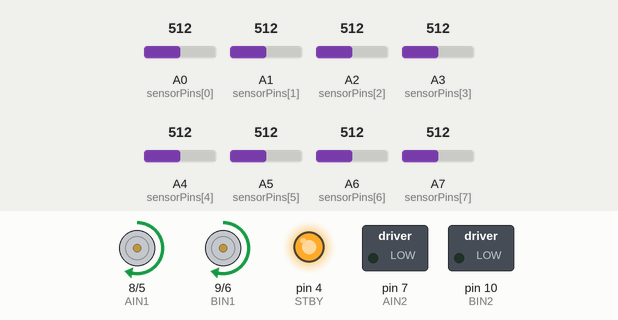
Recording of a sketch running on a simulated Arduino Nano, built with avr-gcc and run on an emulated ATmega328P. On the bench: direction and speed pins drawn as motors (green arrow = direction pin HIGH = forward, orange = LOW = backward, longer = more drive, stopped while the standby pin is LOW), switched loads named in the sketch (green lamp = pin HIGH), output pins drawn as LEDs (lit = HIGH). Inputs (shaded band) come from the test bench; at power-on: A2 (sensorPins[2]) = 512, A3 (sensorPins[3]) = 512, A5 (sensorPins[5]) = 512, A4 (sensorPins[4]) = 512, A6 (sensorPins[6]) = 512, A7 (sensorPins[7]) = 512, A0 (sensorPins[0]) = 512, A1 (sensorPins[1]) = 512. What the sketch prints to the serial monitor is not drawn.

Above: at 2.2 s.
2.3 s: A2 (sensorPins[2]) set to 529
At 3.3 s:
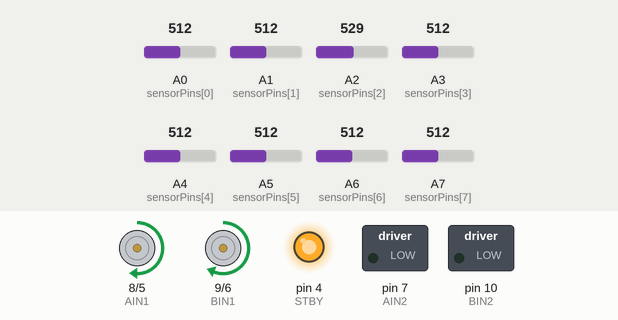
3.8 s: A3 (sensorPins[3]) set to 553
At 4.6 s:
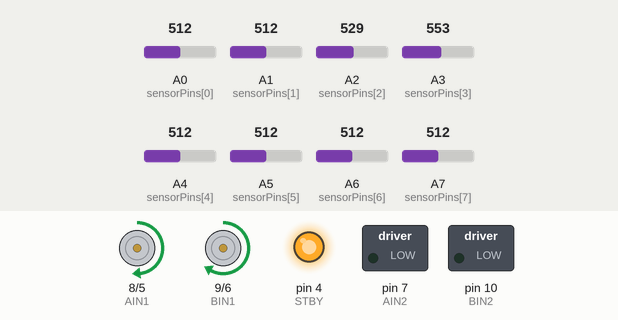
6.8 s: A5 (sensorPins[5]) set to 534
At 7.9 s:
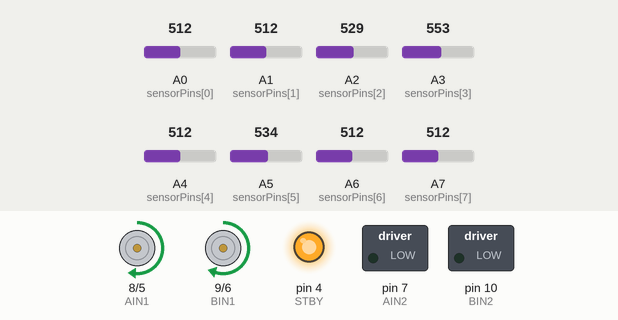
9.8 s: A4 (sensorPins[4]) set to 306
At 10.8 s:
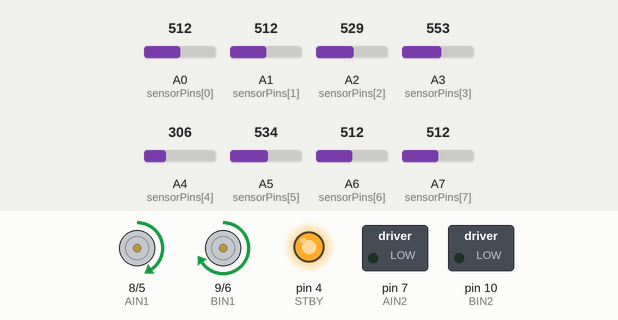
12.8 s: A6 (sensorPins[6]) set to 716
15.8 s: A7 (sensorPins[7]) set to 306
At 16.18 s:
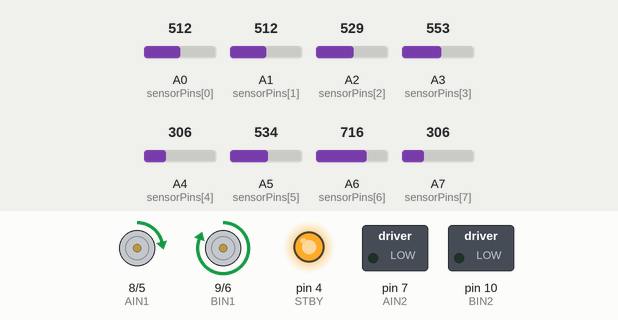
Timing chart, 0 to 19.8 s (numbered marks = the images above; inputs shaded):
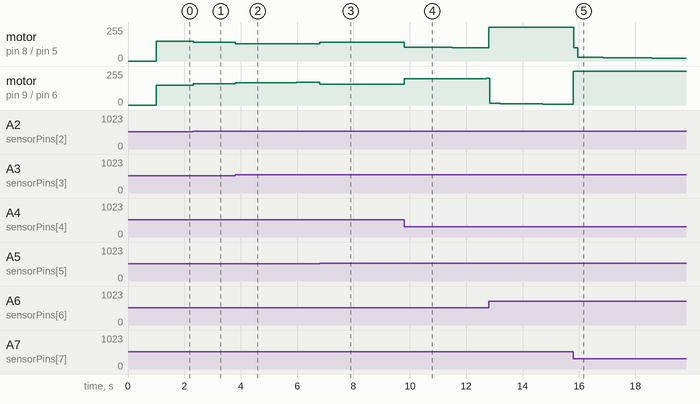

Measured:
- after the input at 2.3 s, motor on pin 8 (AIN1) / pin 5 (PWMA): forward 150/255 → forward 139/255 at once; motor on pin 9 (BIN1) / pin 6 (PWMB): forward 150/255 → forward 160/255 at once
- after the input at 3.8 s, motor on pin 8 (AIN1) / pin 5 (PWMA): forward 139/255 → forward 131/255 at once, → forward 130/255 2.1 s later; motor on pin 9 (BIN1) / pin 6 (PWMB): forward 160/255 → forward 168/255 at once, → forward 169/255 2.1 s later
- after the input at 6.8 s, motor on pin 8 (AIN1) / pin 5 (PWMA): forward 130/255 → forward 142/255 at once; motor on pin 9 (BIN1) / pin 6 (PWMB): forward 169/255 → forward 157/255 at once
- after the input at 15.8 s, motor on pin 8 (AIN1) / pin 5 (PWMA): moves from forward 255/255 to forward 20/255 over 3.6 s, starting at once

The sketch:

4000_bun.ino
```cpp
// =====================================================
// 8 QTR ANALOG + ARDUINO NANO + TB6612FNG
// LINE FOLLOWER PID
// =====================================================

// ---------------- Senzori QTR analog ----------------

const int SensorCount = 8;

const int sensorPins[SensorCount] = {
  A0, A1, A2, A3, A4, A5, A6, A7
};

int sensorValues[SensorCount];

// ---------------- PID ----------------

float Kp = 1.5;
float Ki = 0.0002;
float Kd = 1.5;

long integral = 0;
int lastError = 0;

// ---------------- Viteza ----------------

int baseSpeed = 150;
// ---------------- TB6612FNG ----------------

// Motor A
const int PWMA = 5;
const int AIN1 = 8;
const int AIN2 = 7;

// Motor B
const int PWMB = 6;
const int BIN1 = 9;
const int BIN2 = 10;

// Standby
const int STBY = 4;


// =====================================================
// SETUP
// =====================================================

void setup()
{
  Serial.begin(115200);

  // ---------------- TB6612 ----------------

  pinMode(PWMA, OUTPUT);
  pinMode(PWMB, OUTPUT);

  pinMode(AIN1, OUTPUT);
  pinMode(AIN2, OUTPUT);

  pinMode(BIN1, OUTPUT);
  pinMode(BIN2, OUTPUT);

  pinMode(STBY, OUTPUT);

  digitalWrite(STBY, HIGH);

  // Direcția înainte
  digitalWrite(AIN1, HIGH);
  digitalWrite(AIN2, LOW);

  digitalWrite(BIN1, HIGH);
  digitalWrite(BIN2, LOW);

  // ---------------- Senzori ----------------

  for (int i = 0; i < SensorCount; i++)
  {
    pinMode(sensorPins[i], INPUT);
  }

  delay(1000);

  Serial.println("START");
}


// =====================================================
// LOOP
// =====================================================

void loop()
{
  // ---------------- CITIRE SENZORI ----------------

  long weightedSum = 0;
  long sum = 0;

  for (int i = 0; i < SensorCount; i++)
  {
    sensorValues[i] = analogRead(sensorPins[i]);

    // Negru = valoare mai mare
    int value = sensorValues[i];

    // Elimină zgomotul foarte mic
    if (value < 50)
      value = 0;

    weightedSum += (long)value * (i * 1000);
    sum += value;
  }


  // ---------------- POZIȚIA LINIEI ----------------

  int position;

  if (sum > 0)
  {
    position = weightedSum / sum;
  }
  else
  {
    // Linia a fost pierdută
    // continuă în direcția ultimei erori

    if (lastError < 0)
      position = 0;
    else
      position = 7000;
  }


  // ---------------- PID ----------------

  // Centrul celor 8 senzori = 3500
  int error = position - 3500;

  integral += error;

  integral = constrain(
    integral,
    -50000,
    50000
  );

  int derivative = error - lastError;

  float correction =
      (Kp * error) +
      (Ki * integral) +
      (Kd * derivative);

  // Limitare corecție
  correction = constrain(
    correction,
    -255,
    255
  );

  lastError = error;


  // ---------------- MOTOARE ----------------

  int leftMotor =
      baseSpeed + correction;

  int rightMotor =
      baseSpeed - correction;

  leftMotor = constrain(
    leftMotor,
    0,
    255
  );

  rightMotor = constrain(
    rightMotor,
    0,
    255
  );

  analogWrite(PWMA, leftMotor);
  analogWrite(PWMB, rightMotor);


  // ---------------- DEBUG ----------------

  Serial.print("Senzori: ");

  for (int i = 0; i < SensorCount; i++)
  {
    Serial.print(sensorValues[i]);
    Serial.print(" ");
  }

  Serial.print(" | Pos: ");
  Serial.print(position);

  Serial.print(" | Error: ");
  Serial.print(error);

  Serial.print(" | L: ");
  Serial.print(leftMotor);

  Serial.print(" | R: ");
  Serial.println(rightMotor);
}
```
